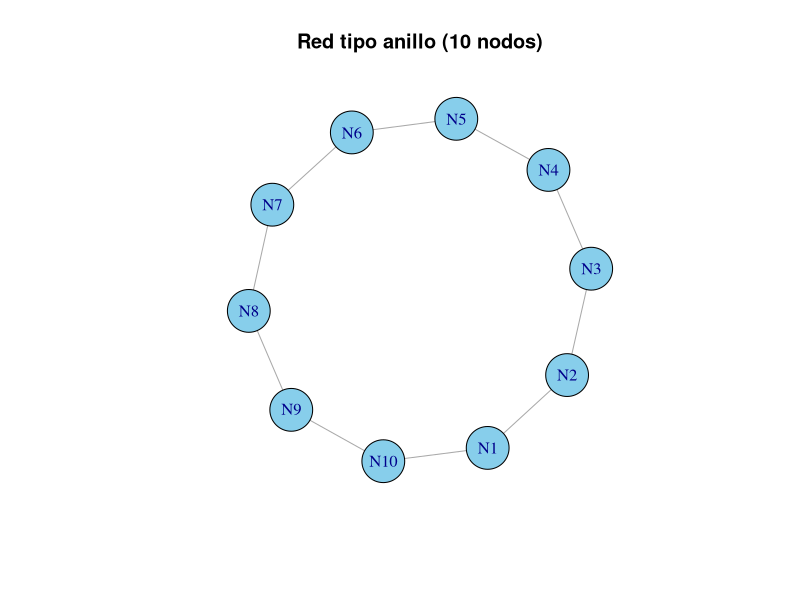
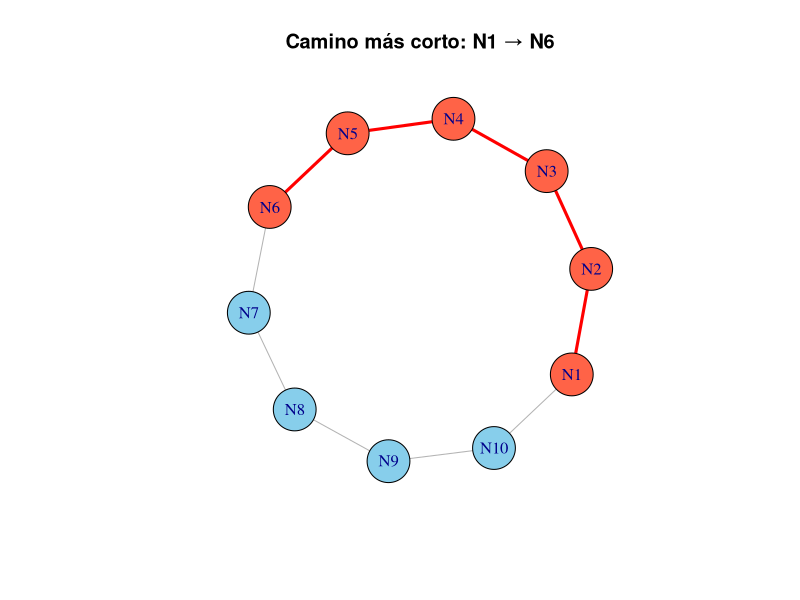
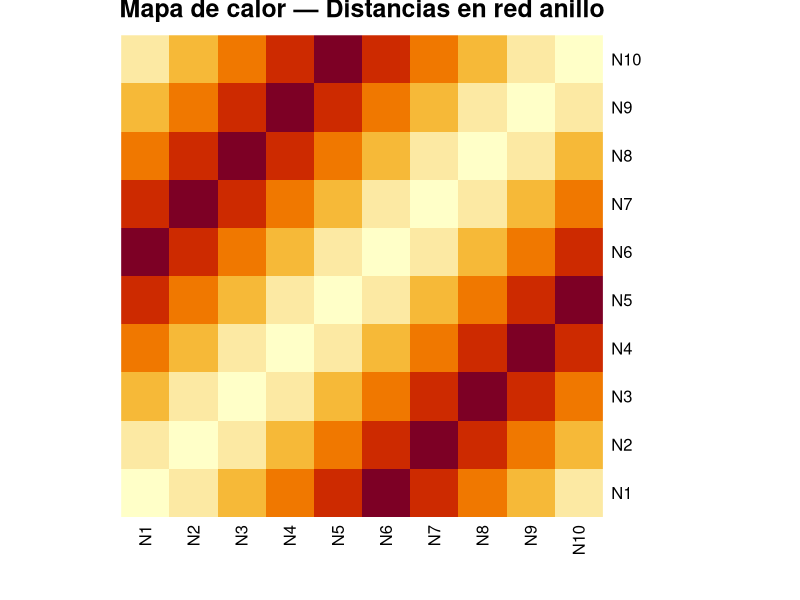
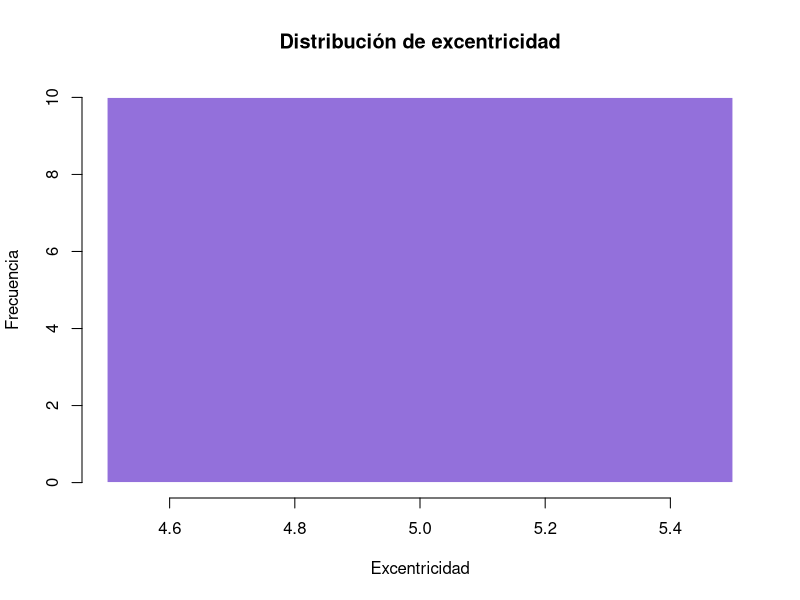
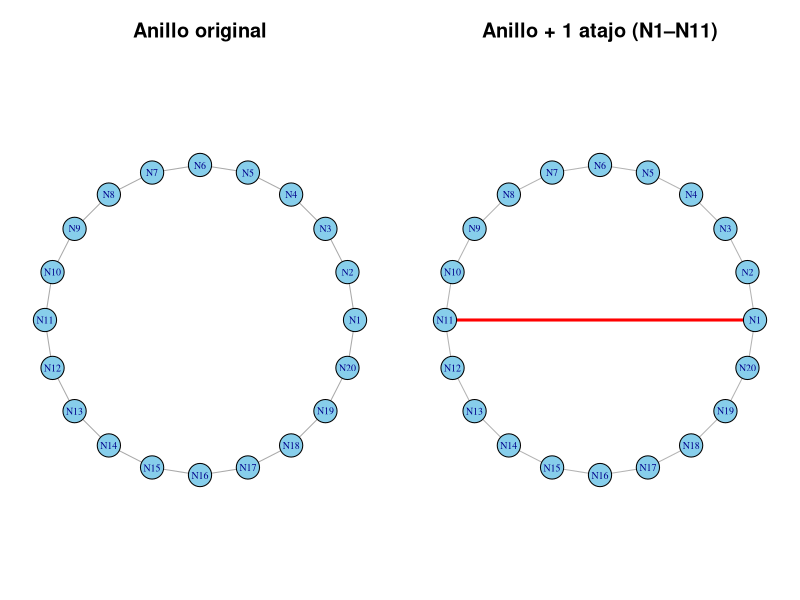
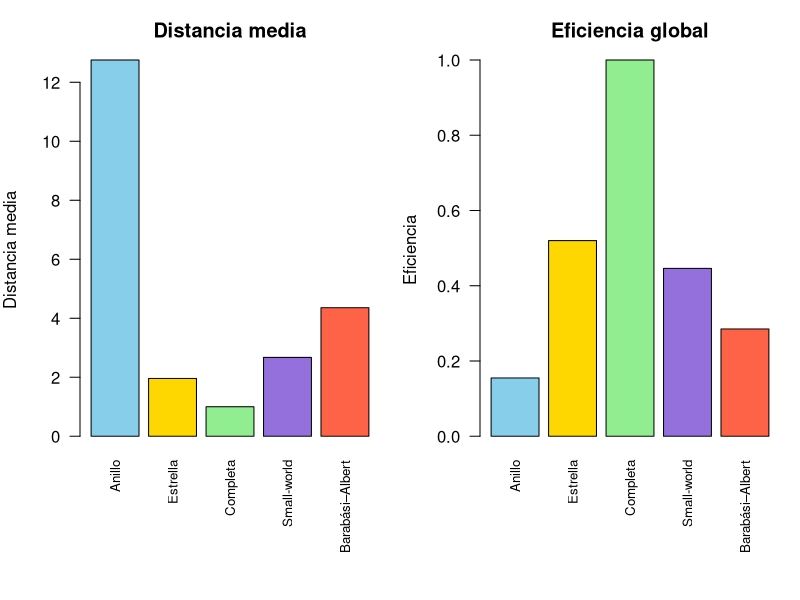
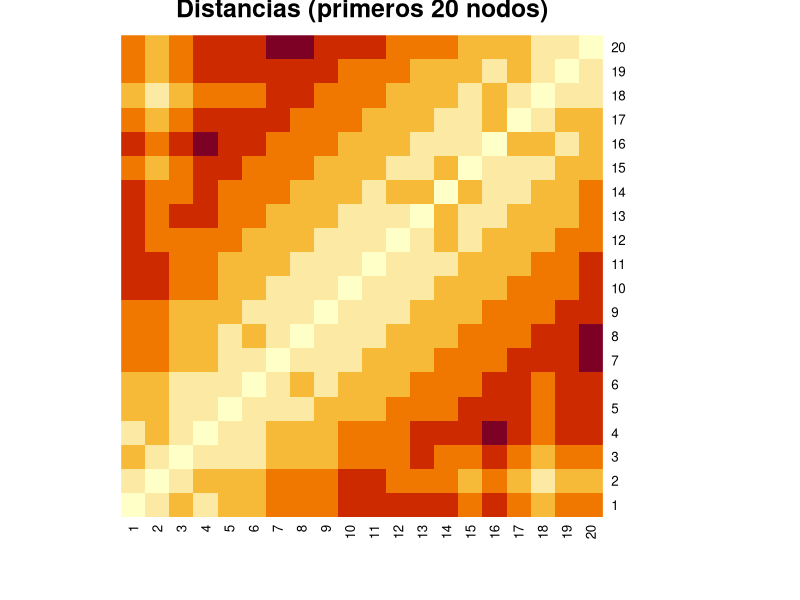
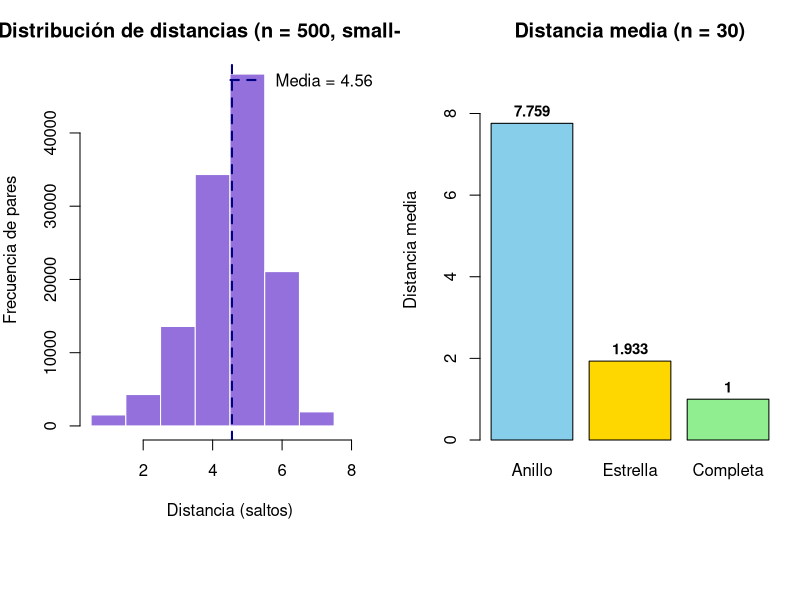

Recreate these plots in R, in order.
## ---- chunk 1
#| label: setup-cap3

library(igraph)
## ---- chunk 2
#| label: fig-red-anillo-distancias
#| fig-cap: "Red tipo anillo con 10 nodos: punto de partida para explorar distancias"
#| fig-alt: "Diez nodos formando un círculo conectados secuencialmente"

g <- make_ring(10)
V(g)$name <- paste0("N", 1:10)

plot(g, 
     vertex.color = "skyblue", 
     vertex.size = 25,
     main = "Red tipo anillo (10 nodos)")
## ---- chunk 3
#| label: shortest-path-ejemplo

# ¿Cuál es el camino más corto entre N1 y N6?
camino <- shortest_paths(g, from = "N1", to = "N6")$vpath[[1]]

cat("Camino más corto de N1 a N6:", paste(V(g)$name[camino], collapse = " → "), "\n")
cat("Distancia:", length(camino) - 1, "saltos\n")
## ---- chunk 4
#| label: fig-shortest-path-visual
#| fig-cap: "Camino más corto entre N1 y N6 destacado en rojo"
#| fig-alt: "Red anillo donde el camino de N1 a N6 está resaltado en rojo"

# Colorear el camino
V(g)$color <- "skyblue"
V(g)$color[camino] <- "tomato"

# Identificar las conexiones del camino
camino_ids <- as.integer(camino)
pares <- c()
for (i in 1:(length(camino_ids) - 1)) {
  pares <- c(pares, camino_ids[i], camino_ids[i + 1])
}
eids <- get.edge.ids(g, pares)

E(g)$color <- "gray70"
E(g)$width <- 1
E(g)$color[eids] <- "red"
E(g)$width[eids] <- 3

plot(g, vertex.size = 25, main = "Camino más corto: N1 → N6")

# Restaurar colores
V(g)$color <- "skyblue"
E(g)$color <- "gray70"
E(g)$width <- 1
## ---- chunk 5
#| label: matriz-distancias

dist_mat <- distances(g)

knitr::kable(dist_mat, 
             caption = "Matriz de distancias de la red anillo (10 nodos)")
## ---- chunk 6
#| label: fig-heatmap-distancias
#| fig-cap: "Mapa de calor de la matriz de distancias: colores cálidos indican nodos más lejanos"
#| fig-alt: "Heatmap simétrico con patrón de bandas diagonales típico de una red anillo"

heatmap(dist_mat, 
        Rowv = NA, Colv = NA,
        col = hcl.colors(20, palette = "YlOrRd", rev = TRUE),
        scale = "none",
        main = "Mapa de calor — Distancias en red anillo")
## ---- chunk 7
#| label: distancia-media

cat("Distancia media de la red anillo:", mean_distance(g), "\n")
## ---- chunk 8
#| label: diametro

cat("Diámetro de la red anillo:", diameter(g), "\n")

# El camino que corresponde al diámetro
camino_largo <- get_diameter(g)
cat("Camino más largo:", paste(V(g)$name[camino_largo], collapse = " → "), "\n")
## ---- chunk 9
#| label: excentricidad

ecc <- eccentricity(g)

# Tabla de excentricidad por nodo
knitr::kable(
  data.frame(Nodo = V(g)$name, Excentricidad = ecc),
  caption = "Excentricidad de cada nodo en la red anillo"
)
## ---- chunk 10
#| label: fig-excentricidad
#| fig-cap: "Distribución de la excentricidad en la red anillo"
#| fig-alt: "Histograma mostrando la distribución de excentricidad de los nodos"

hist(ecc, 
     col = "mediumpurple", border = "white",
     main = "Distribución de excentricidad",
     xlab = "Excentricidad", ylab = "Frecuencia",
     breaks = seq(min(ecc) - 0.5, max(ecc) + 0.5, by = 1))
## ---- chunk 11
#| label: eficiencia-global

# Función para calcular eficiencia global
eficiencia_global <- function(g) {
  d <- distances(g)
  n <- vcount(g)
  # Reemplazar Inf por 0 (nodos desconectados no contribuyen)
  inv_d <- ifelse(d == 0 | is.infinite(d), 0, 1 / d)
  sum(inv_d) / (n * (n - 1))
}

cat("Eficiencia global (anillo):", round(eficiencia_global(g), 4), "\n")
## ---- chunk 12
#| label: densidad

cat("Densidad de conexiones (anillo):", round(edge_density(g), 4), "\n")
cat("conexiones existentes:", ecount(g), "\n")
cat("conexiones posibles:", choose(vcount(g), 2), "\n")
## ---- chunk 13
#| label: fig-efecto-atajo
#| fig-cap: "Impacto de un atajo en la red anillo: antes y después"
#| fig-alt: "Dos redes lado a lado: anillo original y anillo con un atajo, mostrando la reducción en distancias"
#| fig-width: 12
#| fig-height: 5

g_original <- make_ring(20)
V(g_original)$name <- paste0("N", 1:20)

# Agregar un atajo entre N1 y N11 (diametralmente opuestos)
g_atajo <- add_edges(g_original, c(1, 11))

# Métricas antes y después
metricas <- data.frame(
  Métrica = c("Distancia media", "Diámetro", "Eficiencia global"),
  Sin_atajo = c(
    round(mean_distance(g_original), 3),
    diameter(g_original),
    round(eficiencia_global(g_original), 4)
  ),
  Con_atajo = c(
    round(mean_distance(g_atajo), 3),
    diameter(g_atajo),
    round(eficiencia_global(g_atajo), 4)
  )
)

knitr::kable(metricas, 
             caption = "Efecto de un solo atajo en una red anillo de 20 nodos",
             col.names = c("Métrica", "Sin atajo", "Con atajo"))
## ---- chunk 14
#| label: fig-anillo-atajo-visual
#| fig-cap: "Visualización del anillo original (izq.) y con atajo (der.)"
#| fig-alt: "Dos redes anillo: la de la derecha tiene una conexión adicional cruzando el centro"
#| fig-width: 12
#| fig-height: 5

par(mfrow = c(1, 2), mar = c(1, 1, 3, 1))

# Layout fijo para ambos gráficos
lay <- layout_in_circle(g_original)

plot(g_original, layout = lay,
     vertex.color = "skyblue", vertex.size = 15,
     vertex.label.cex = 0.6,
     main = "Anillo original")

# Destacar el atajo en la segunda red
E(g_atajo)$color <- c(rep("gray70", ecount(g_original)), "red")
E(g_atajo)$width <- c(rep(1, ecount(g_original)), 3)

plot(g_atajo, layout = lay,
     vertex.color = "skyblue", vertex.size = 15,
     vertex.label.cex = 0.6,
     main = "Anillo + 1 atajo (N1–N11)")
## ---- chunk 15
#| label: comparar-topologias

set.seed(42)

redes <- list(
  Anillo       = make_ring(50),
  Estrella     = make_star(50, mode = "undirected"),
  Completa     = make_full_graph(50),
  "Small-world" = sample_smallworld(1, 50, nei = 3, p = 0.1),
  "Barabási–Albert" = sample_pa(50, directed = FALSE)
)

# Calcular métricas
comparacion <- data.frame(
  Red = names(redes),
  Nodos = sapply(redes, vcount),
  conexiones = sapply(redes, ecount),
  Dist_media = round(sapply(redes, mean_distance), 3),
  Diámetro = sapply(redes, diameter),
  Densidad = round(sapply(redes, edge_density), 4),
  Eficiencia = round(sapply(redes, eficiencia_global), 4)
)

knitr::kable(comparacion,
             caption = "Comparación de métricas de distancia entre cinco topologías (50 nodos)",
             col.names = c("Red", "Nodos", "conexiones", "Dist. media", 
                           "Diámetro", "Densidad", "Eficiencia"))
## ---- chunk 16
#| label: fig-barplot-comparacion
#| fig-cap: "Distancia media y eficiencia global por tipo de red"
#| fig-alt: "Gráficos de barras comparando distancia media y eficiencia de cinco topologías"
#| fig-width: 12
#| fig-height: 5

par(mfrow = c(1, 2), mar = c(8, 4, 3, 1))

# Distancia media
barplot(comparacion$Dist_media,
        names.arg = comparacion$Red,
        col = c("skyblue", "gold", "lightgreen", "mediumpurple", "tomato"),
        main = "Distancia media",
        ylab = "Distancia media",
        las = 2, cex.names = 0.8)

# Eficiencia
barplot(comparacion$Eficiencia,
        names.arg = comparacion$Red,
        col = c("skyblue", "gold", "lightgreen", "mediumpurple", "tomato"),
        main = "Eficiencia global",
        ylab = "Eficiencia",
        las = 2, cex.names = 0.8)
## ---- chunk 17
#| label: red-grande-distancias

set.seed(42)
g_large <- sample_smallworld(1, 500, nei = 3, p = 0.1)

cat("Nodos:", vcount(g_large), "\n")
cat("conexiones:", ecount(g_large), "\n")
cat("Distancia media:", round(mean_distance(g_large), 3), "\n")
cat("Diámetro:", diameter(g_large), "\n")
## ---- chunk 18
#| label: fig-heatmap-grande
#| fig-cap: "Fragmento 20×20 de la matriz de distancias de una red small-world (500 nodos)"
#| fig-alt: "Heatmap mostrando las distancias entre los primeros 20 nodos de la red"

# Mostrar solo un fragmento (la matriz completa sería 500×500)
dist_large <- distances(g_large)

heatmap(dist_large[1:20, 1:20],
        Rowv = NA, Colv = NA,
        col = hcl.colors(20, palette = "YlOrRd", rev = TRUE),
        scale = "none",
        main = "Distancias (primeros 20 nodos)")
## ---- chunk 19
#| label: fig-dist-distribucion-grande
#| fig-cap: "Distribución de todas las distancias en la red small-world de 500 nodos"
#| fig-alt: "Histograma de las distancias par-a-par mostrando concentración en valores bajos"

# Extraer todas las distancias (triángulo superior para no duplicar)
todas_dist <- dist_large[upper.tri(dist_large)]

hist(todas_dist,
     col = "mediumpurple", border = "white",
     main = "Distribución de distancias (n = 500, small-world)",
     xlab = "Distancia (saltos)", ylab = "Frecuencia de pares",
     breaks = seq(0.5, max(todas_dist) + 0.5, by = 1))
abline(v = mean(todas_dist), col = "navy", lwd = 2, lty = 2)
legend("topright", paste("Media =", round(mean(todas_dist), 2)),
       col = "navy", lty = 2, lwd = 2, bty = "n")
## ---- chunk 20
#| label: ej-res-cap3-1a

redes_30 <- list(
  Anillo   = make_ring(30),
  Estrella = make_star(30, mode = "undirected"),
  Completa = make_full_graph(30)
)

metricas_30 <- data.frame(
  Red = names(redes_30),
  Dist_media = round(sapply(redes_30, mean_distance), 3),
  Diámetro = sapply(redes_30, diameter),
  conexiones = sapply(redes_30, ecount)
)

knitr::kable(metricas_30,
             caption = "Métricas de tres topologías con 30 nodos",
             col.names = c("Red", "Dist. media", "Diámetro", "conexiones"))
## ---- chunk 21
#| label: fig-ej-res-cap3-1
#| fig-cap: "Distancia media de tres topologías con 30 nodos"
#| fig-alt: "Gráfico de barras mostrando distancia media: anillo alta, estrella baja, completa mínima"

barplot(metricas_30$Dist_media,
        names.arg = metricas_30$Red,
        col = c("skyblue", "gold", "lightgreen"),
        main = "Distancia media (n = 30)",
        ylab = "Distancia media",
        ylim = c(0, max(metricas_30$Dist_media) * 1.2))
text(x = c(0.7, 1.9, 3.1), y = metricas_30$Dist_media + 0.3,
     labels = metricas_30$Dist_media, cex = 0.9, font = 2)
## ---- chunk 22
#| label: ej-res-cap3-2a

resumen_distancias <- function(g) {
  ecc <- eccentricity(g)
  d <- distances(g)
  n <- vcount(g)
  
  # Eficiencia global
  inv_d <- ifelse(d == 0 | is.infinite(d), 0, 1 / d)
  eficiencia <- sum(inv_d) / (n * (n - 1))
  
  data.frame(
    Métrica = c("Distancia media", "Diámetro", "Radio (ecc. mín.)",
                "Ecc. máxima", "Eficiencia global", "¿Conexa?"),
    Valor = c(
      round(mean_distance(g), 3),
      diameter(g),
      min(ecc),
      max(ecc),
      round(eficiencia, 4),
      is_connected(g)
    )
  )
}
## ---- chunk 23
#| label: ej-res-cap3-2b

set.seed(55)
g_sw100 <- sample_smallworld(1, 100, nei = 3, p = 0.1)

knitr::kable(resumen_distancias(g_sw100),
             caption = "Resumen de distancias — Red small-world (100 nodos)")
